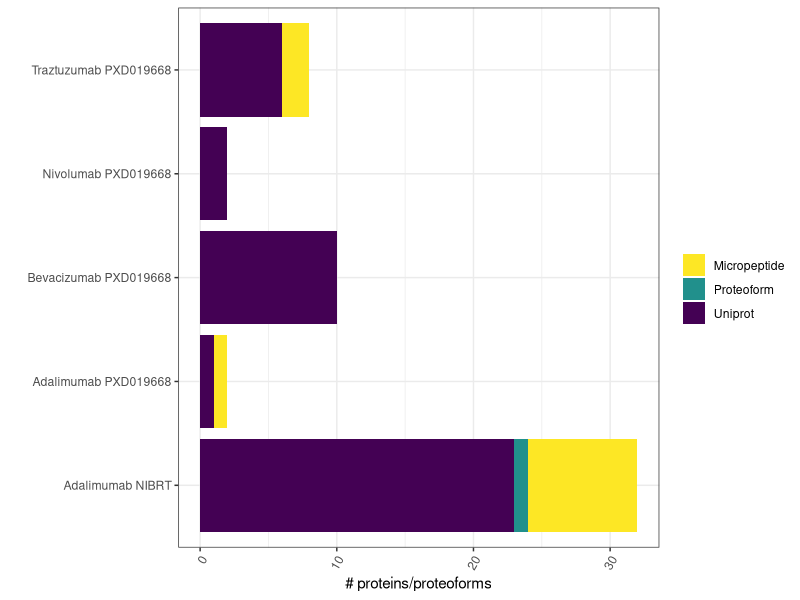
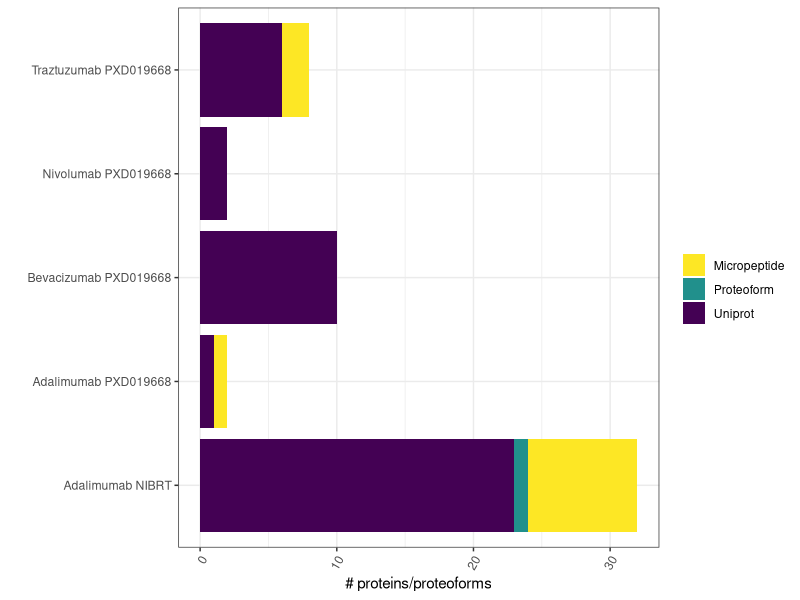

Reproduce these figures in R, in order. (Note: this script raises an error after producing the figures.)
## ---- chunk 1
package_list <- c(
"tidyverse","readxl","viridis","gridExtra","ggpmisc", "writexl", "cowplot"
)

lapply(package_list, require, character.only = TRUE)
## ---- chunk 2
results_dir <- "../section2.4/"
if (!dir.exists(results_dir)) {
  dir.create(results_dir, recursive = TRUE)
}
## ---- chunk 3
# PXD019668 Bevacizumab
bev_dp <- read_excel("../../data/HCP MS identifications/PXD019668 Bevacizumab.xlsx") %>%
  filter(!grepl("Confidence|High", Accession))

# PXD019668 Nivolumab
niv_dp <- read_excel("../../data/HCP MS identifications/PXD019668 Nivolumab.xlsx") %>%
  filter(!grepl("Confidence|High", Accession))

# PXD019668 Trastuzumab
tras_dp <- read_excel("../../data/HCP MS identifications/PXD019668 Trastuzumab.xlsx") %>%
  filter(!grepl("Confidence|High", Accession))

# PXD019668 Adalimumab
ada_dp_pride <- read_excel("../../data/HCP MS identifications/PXD019668 Adalimumab.xlsx") %>%
  filter(!grepl("Confidence|High", Accession))

# NIBRT Adalimumab
ada_dp_nibrt <- read_excel("../../data/HCP MS identifications/NIBRT Adalimumab.xlsx") %>%
  filter(!grepl("Confidence|High", Accession))
## ---- chunk 4
# PXD019668 Bevacizumab
bev_dp_class <- bev_dp %>%
  mutate(prot_class = case_when(
    !grepl("XR_|XM_", Accession) & as.numeric(`# AAs`) >= 100 & as.numeric(`# Unique Peptides`) > 1 ~ "Uniprot",
    grepl("XR_|XM_", Accession) & as.numeric(`# AAs`) >= 100 & as.numeric(`# Unique Peptides`) > 1 ~ "Proteoform",
    grepl("XR_|XM_", Accession) & as.numeric(`# AAs`) < 100 ~ "Micropeptide",
    TRUE ~ "Not detected"
  )) %>%
  filter(prot_class != "Not detected")

write_xlsx(bev_dp_class, path = paste0(results_dir,"Table_S4A.xlsx"))

# PXD019668 Nivolumab
niv_dp_class <- niv_dp %>%
  mutate(prot_class = case_when(
    !grepl("XR_|XM_", Accession) & as.numeric(`# AAs`) >= 100 & as.numeric(`# Unique Peptides`) > 1 ~ "Uniprot",
    grepl("XR_|XM_", Accession) & as.numeric(`# AAs`) >= 100 & as.numeric(`# Unique Peptides`) > 1 ~ "Proteoform",
    grepl("XR_|XM_", Accession) & as.numeric(`# AAs`) < 100 ~ "Micropeptide",
    TRUE ~ "Not detected"
  )) %>%
  filter(prot_class != "Not detected")

write_xlsx(niv_dp_class, path = paste0(results_dir,"Table_S4B.xlsx"))

# PXD019668 Trastuzumab
tras_dp_class <- tras_dp %>%
  mutate(prot_class = case_when(
    !grepl("XR_|XM_", Accession) & as.numeric(`# AAs`) >= 100 & as.numeric(`# Unique Peptides`) > 1 ~ "Uniprot",
    grepl("XR_|XM_", Accession) & as.numeric(`# AAs`) >= 100 & as.numeric(`# Unique Peptides`) > 1 ~ "Proteoform",
    grepl("XR_|XM_", Accession) & as.numeric(`# AAs`) < 100 ~ "Micropeptide",
    TRUE ~ "Not detected"
  )) %>%
  filter(prot_class != "Not detected")

write_xlsx(tras_dp_class, path = paste0(results_dir,"Table_S4C.xlsx"))

# PXD019668 Adalimumab
ada_dp_pride_class <- ada_dp_pride %>%
  mutate(prot_class = case_when(
    !grepl("XR_|XM_", Accession) & as.numeric(`# AAs`) >= 100 & as.numeric(`# Unique Peptides`) > 1 ~ "Uniprot",
    grepl("XR_|XM_", Accession) & as.numeric(`# AAs`) >= 100 & as.numeric(`# Unique Peptides`) > 1 ~ "Proteoform",
    grepl("XR_|XM_", Accession) & as.numeric(`# AAs`) < 100 ~ "Micropeptide",
    TRUE ~ "Not detected"
  )) %>%
  filter(prot_class != "Not detected")

write_xlsx(ada_dp_pride_class, path = paste0(results_dir,"Table_S4E.xlsx"))

# NIBRT Adalimumab
ada_dp_nibrt_class <- ada_dp_nibrt %>%
  mutate(prot_class = case_when(
    !grepl("XR_|XM_", Accession) & as.numeric(`# AAs`) >= 100 & as.numeric(`# Unique Peptides`) > 1 ~ "Uniprot",
    grepl("XR_|XM_", Accession) & as.numeric(`# AAs`) >= 100 & as.numeric(`# Unique Peptides`) > 1 ~ "Proteoform",
    grepl("XR_|XM_", Accession) & as.numeric(`# AAs`) < 100 ~ "Micropeptide",
    TRUE ~ "Not detected"
  )) %>%
  filter(prot_class != "Not detected")
write_xlsx(ada_dp_nibrt_class, path = paste0(results_dir,"Table_S4E.xlsx"))
## ---- chunk 5
hcp_bar_plot_data <- bind_rows(
  data.frame(sample = "Traztuzumab PXD019668", table(tras_dp_class$prot_class)),
  data.frame(sample = "Nivolumab PXD019668", table(niv_dp_class$prot_class)),
  data.frame(sample = "Bevacizumab PXD019668", table(bev_dp_class$prot_class)),
  data.frame(sample = "Adalimumab PXD019668", table(ada_dp_pride_class$prot_class)),
  data.frame(sample = "Adalimumab NIBRT", table(ada_dp_nibrt_class$prot_class))
)

hcp_bar_plot <- hcp_bar_plot_data %>%
  ggplot(aes(x = sample, fill = factor(Var1, levels = c("Micropeptide", "Proteoform", "Uniprot")), y = Freq)) +
  geom_bar(stat = "identity") +
  theme_bw() +
  theme(axis.text.x = element_text(angle = 60, vjust = 1, hjust = 1)) +
  scale_fill_viridis(discrete = T, direction = -1) +
  labs(x = "", y = "# proteins/proteoforms", fill = "") +
  coord_flip()

hcp_bar_plot
ggsave(hcp_bar_plot, filename = paste0(results_dir,"Figure 4C.png"), device = "png", dpi = 700, width = 8, height = 4)
## ---- chunk 6
# PXD019668 Trastuzumab
tras_dp_beck_smorf <- table_s3 %>%
  mutate(Accession = `ORF-RATER name`) %>%
  left_join(tras_dp, by = "Accession") %>%
  drop_na(Description) %>%
  filter(`Length (AAs)` <= 100) %>%
  mutate(Source = "PXD019668", mAb = "Trastuzumab") %>%
  select(`ORF-RATER name`, mAb, Source, `ORF type`, `Associated Gene symbol`, `Start codon`, `Length (AAs)`, `Coverage [%]`, `# Peptides`)

# PXD019668 Adalimumab
ada_dp_pride_smorf <- table_s3 %>%
  mutate(Accession = `ORF-RATER name`) %>%
  left_join(ada_dp_pride, by = "Accession") %>%
  drop_na(Description) %>%
  filter(`Length (AAs)` <= 100) %>%
  mutate(Source = "PXD019668", mAb = "Adalimumab") %>%
  select(`ORF-RATER name`, mAb, Source, `ORF type`, `Associated Gene symbol`, `Start codon`, `Length (AAs)`, `Coverage [%]`, `# Peptides`)

# NIBRT Adalimumab
ada_dp_nibrt_smorf <- table_s3 %>%
  mutate(Accession = `ORF-RATER name`) %>%
  left_join(ada_dp_nibrt, by = "Accession") %>%
  drop_na(Description) %>%
  filter(`Length (AAs)` <= 100) %>%
  mutate(Source = "NIBRT", mAb = "Adalimumab") %>%
  select(`ORF-RATER name`, mAb, Source, `ORF type`, `Associated Gene symbol`, `Start codon`, `Length (AAs)`, `Coverage [%]`, `# Peptides`)
## ---- chunk 7
dp_smorf_table <- bind_rows(ada_dp_pride_smorf, ada_dp_nibrt_smorf, tras_dp_beck_smorf)

dp_smorf_table <- dp_smorf_table %>%
  rename(`Gene symbol` = `Associated Gene symbol`) %>%
  select(-c(`Length (AAs)`))

microprotein_dp_table <- tableGrob(dp_smorf_table, theme = ttheme_default(
  base_size = 10, padding = unit(c(2, 2), "mm"),
  core = list(
    bg_params = list(fill = c("grey95", "grey90", "grey95", "grey90", "grey95", "#35968CFF", "grey95", "grey90", "grey95", "grey90", "grey95")),
    fg_params = list(col = c("black", "black", "black", "black", "black", "white", "black", "black", "black", "black", "black"))
  )
))

ggsave(microprotein_dp_table, filename = paste0(results_dir,"Figure 4D.png"), device = "png", dpi = 700, width = 20)
## ---- chunk 8
Adalimumab_peptide_1 <- read_delim("../../data/mass_spectra/XR_003481490.2_407599334_59 aa peptide 1.txt",
  "\t",
  escape_double = FALSE, trim_ws = TRUE,
  skip = 2
)

Adalimumab_peptide_1_plot <- Adalimumab_peptide_1 %>%
  mutate(int = `Intensity [counts]` / 10^6) %>%
  ggplot(aes(x = `m/z`, ymax = int, ymin = 0)) +
  geom_linerange(color = "#d55e00") +
  theme_bw() +
  labs(y = "Intensity [counts] (10^6)") +
  geom_text_npc(aes(npcx = 0.05, npcy = 0.95), label = "Xcorr=3.84", size = 4)
Adalimumab_peptide_1_plot

Adalimumab_peptide_2 <- read_delim("../../data/mass_spectra/XR_003481490.2_407599334_59 aa peptide 2.txt",
  "\t",
  escape_double = FALSE, trim_ws = TRUE,
  skip = 2
)

Adalimumab_peptide_2_plot <- Adalimumab_peptide_2 %>%
  mutate(int = `Intensity [counts]` / 10^6) %>%
  ggplot(aes(x = `m/z`, ymax = int, ymin = 0)) +
  geom_linerange(color = "#0072b2") +
  theme_bw() +
  labs(y = "Intensity [counts] (10^6)") +
  geom_text_npc(aes(npcx = 0.05, npcy = 0.95), label = "Xcorr=2.64", size = 4)
Adalimumab_peptide_2_plot

Adalimumab_peptide_3 <- read_delim("../../data/mass_spectra/XR_003481490.2_407599334_59 aa peptide 3.txt",
  "\t",
  escape_double = FALSE, trim_ws = TRUE,
  skip = 2
)

Adalimumab_peptide_3_plot <- Adalimumab_peptide_3 %>%
  mutate(int = `Intensity [counts]` / 10^6) %>%
  ggplot(aes(x = `m/z`, ymax = int, ymin = 0)) +
  geom_linerange(color = "#009e73") +
  theme_bw() +
  labs(y = "Intensity [counts] (10^6)") +
  geom_text_npc(aes(npcx = 0.05, npcy = 0.95), label = "Xcorr=2.55", size = 4)
Adalimumab_peptide_3_plot


Adalimumab_peptide_4 <- read_delim("../../data/mass_spectra/XR_003481490.2_407599334_59 aa peptide 4.txt",
  "\t",
  escape_double = FALSE, trim_ws = TRUE,
  skip = 2
)

Adalimumab_peptide_4_plot <- Adalimumab_peptide_4 %>%
  mutate(int = `Intensity [counts]` / 10^6) %>%
  ggplot(aes(x = `m/z`, ymax = int, ymin = 0)) +
  geom_linerange(color = "#cc79a7") +
  theme_bw() +
  labs(y = "Intensity [counts] (10^6)") +
  geom_text_npc(aes(npcx = 0.05, npcy = 0.95), label = "Xcorr=2.34", size = 4)
Adalimumab_peptide_4_plot

spectra <- plot_grid(Adalimumab_peptide_1_plot, Adalimumab_peptide_2_plot, Adalimumab_peptide_3_plot, Adalimumab_peptide_4_plot, scale = 0.9, nrow = 2, ncol = 2)
spectra 
ggsave(plot = spectra, filename = paste0(results_dir,"Figure 4F.png", sep = ""), dpi = 700, device = "png", width = 15, height =10)
